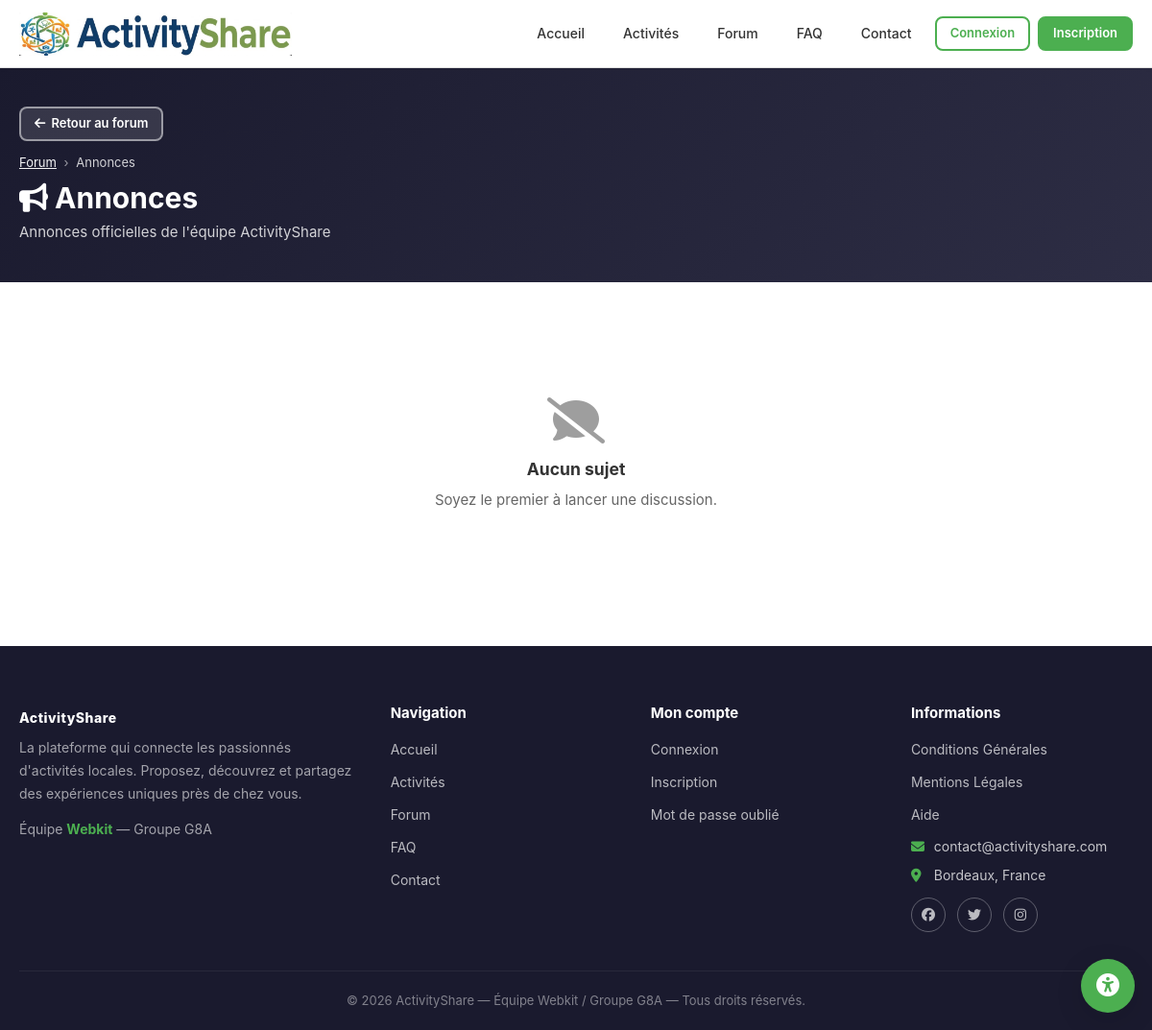
Page /index.php?page=forum-categorie&id=1 on the committed database.
### tables this page shows
CREATE TABLE forum_categorie (
    id INT AUTO_INCREMENT PRIMARY KEY,
    nom VARCHAR(100) NOT NULL,
    description TEXT,
    icone VARCHAR(50) DEFAULT 'fa-comments',
    ordre INT DEFAULT 0
);

### controllers/ForumController.php (called while the page is built, shortened)
<?php
class ForumController {
    public function category() {
        $id = isset($_GET['id']) ? intval($_GET['id']) : 0;
        $forumModel = new Forum();
        $categorie = $forumModel->findCategory($id);
        $topics = $forumModel->getTopics($id);
        include __DIR__ . '/../views/layout/header.php';
        include __DIR__ . '/../views/forum/category.php';
        include __DIR__ . '/../views/layout/footer.php';
    }
}

### config/database.php (called while the page is built)
<?php
class Database {
    private static $instance = null;
    private $connection;
    private function __construct() {
        $host = 'localhost';
        $port = '8889';
        $dbname = 'activityshare';
        $username = 'root';
        $password = 'root';
        try {
            $this->connection = new PDO(
                "mysql:host=$host;port=$port;dbname=$dbname;charset=utf8mb4",
                $username,
                $password
            );
            $this->connection->setAttribute(PDO::ATTR_ERRMODE, PDO::ERRMODE_EXCEPTION);
            $this->connection->setAttribute(PDO::ATTR_DEFAULT_FETCH_MODE, PDO::FETCH_ASSOC);
        } catch (PDOException $e) {
            die("Erreur de connexion : " . $e->getMessage());
        }
    }
    public static function getInstance() {
        if (self::$instance === null) {
            self::$instance = new Database();
        }
        return self::$instance;
    }
    public function getConnection() {
        return $this->connection;
    }
}

### models/Forum.php (called while the page is built, shortened)
<?php
class Forum {
    private $db;
    public function __construct() {
        $this->db = Database::getInstance()->getConnection();
    }
    public function findCategory($id) {
        $sql = "SELECT * FROM forum_categorie WHERE id = ?";
        $stmt = $this->db->prepare($sql);
        $stmt->execute([$id]);
        return $stmt->fetch();
    }
}

### helpers/functions.php (called while the page is built, shortened)
<?php
function sanitize($data) {
    $data = trim($data);
    $data = htmlspecialchars($data, ENT_QUOTES, 'UTF-8');
    return $data;
}

### views/forum/category.php (the view, shortened to what this page needs)
<section class="section page-header-section">
    <div class="container">
        <a href="index.php?page=forum" class="btn btn-outline btn-sm forum-back-btn">
            <i class="fas fa-arrow-left" aria-hidden="true"></i> Retour au forum
        </a>
        <div class="page-header-row">
            <div>
                <nav class="breadcrumb" aria-label="Fil d'Ariane">
                    <a href="index.php?page=forum">Forum</a> <span aria-hidden="true">›</span>
                    <span><?= sanitize($categorie['nom']) ?></span>
                </nav>
                <h1><i class="fas <?= sanitize($categorie['icone']) ?>" aria-hidden="true"></i> <?= sanitize($categorie['nom']) ?></h1>
                <p><?= sanitize($categorie['description']) ?></p>
            </div>
        </div>
    </div>
</section>
<section class="section">
    <div class="container">
        <?php if (empty($topics)): ?>
            <div class="empty-state">
                <i class="fas fa-comment-slash" aria-hidden="true"></i>
                <h3>Aucun sujet</h3>
                <p>Soyez le premier à lancer une discussion.</p>
            </div>
        <?php endif; ?>
    </div>
</section>

### assets/css/style.css (style rules this page uses)
:root { --green: #4CAF50; --green-dark: #388E3C; --green-light: #E8F5E9; --dark: #1a1a2e; --dark-light: #2d2d44; --orange: #F57F17; --orange-dark: #E65100; --white: #FFFFFF; --gray-light: #F5F5F5; --gray: #E0E0E0; --gray-dark: #9E9E9E; --text: #333333; --text-light: #666666; --danger: #E53935; --danger-light: #FFEBEE; --info: #1E88E5; --info-light: #E3F2FD; --warning: #FFA726; --warning-light: #FFF3E0; --success: #4CAF50; --success-light: #E8F5E9; --shadow: 0 2px 12px rgba(0, 0, 0, 0.08); --shadow-lg: 0 8px 30px rgba(0, 0, 0, 0.12); --radius: 12px; --radius-sm: 8px; --radius-xs: 4px; --transition: all 0.3s ease; --font-scale: 1; }
html { font-size: calc(15px * var(--font-scale)); }
* { margin: 0; padding: 0; box-sizing: border-box; }
html { scroll-behavior: smooth; }
body { font-family: -apple-system, BlinkMacSystemFont, 'Segoe UI', Roboto, Oxygen, Ubuntu, sans-serif; font-size: 15px; line-height: 1.6; color: var(--text); background-color: var(--white); min-height: 100vh; display: flex; flex-direction: column; }
a { color: var(--green); text-decoration: none; transition: var(--transition); }
h1, h2, h3, h4, h5, h6 { font-weight: 700; line-height: 1.3; color: var(--dark); }
.container { max-width: 1200px; margin: 0 auto; padding: 0 20px; }
.btn { display: inline-flex; align-items: center; justify-content: center; gap: 8px; padding: 10px 24px; font-size: 14px; font-weight: 600; border: 2px solid transparent; border-radius: var(--radius-sm); cursor: pointer; transition: var(--transition); text-decoration: none; white-space: nowrap; line-height: 1.5; }
.btn-outline { background: transparent; color: var(--green); border-color: var(--green); }
.btn-sm { padding: 6px 14px; font-size: 13px; }
.section { padding: 60px 0; }
.page-header-section { background: linear-gradient(135deg, var(--dark) 0%, var(--dark-light) 100%); padding: 40px 0; color: var(--white); }
.page-header-section h1 { color: var(--white); font-size: 2rem; margin-bottom: 4px; }
.page-header-section p { opacity: 0.8; }
.page-header-row { display: flex; justify-content: space-between; align-items: center; }
.empty-state { text-align: center; padding: 60px 20px; }
.empty-state i { font-size: 48px; color: var(--gray-dark); margin-bottom: 16px; }
.empty-state h3 { margin-bottom: 8px; color: var(--text); }
.empty-state p { color: var(--text-light); margin-bottom: 20px; }
.breadcrumb { font-size: 13px; margin-bottom: 8px; color: rgba(255,255,255,0.8); }
.breadcrumb a { color: rgba(255,255,255,0.95); text-decoration: underline; }
.breadcrumb span[aria-hidden] { margin: 0 4px; opacity: 0.7; }
.forum-back-btn { display: inline-flex; align-items: center; gap: 6px; background: rgba(255,255,255,0.12); color: var(--white); border-color: rgba(255,255,255,0.5); margin-bottom: 12px; }

### rows in the picture
forum_categorie: nom "Annonces", description "Annonces officielles de l'équipe ActivityShare"
